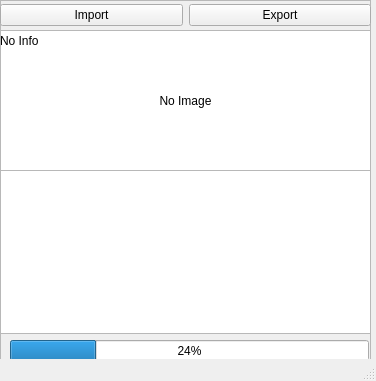
<?xml version="1.0" encoding="UTF-8"?>
<ui version="4.0">
 <class>MainWindow</class>
 <widget class="QMainWindow" name="MainWindow">
  <property name="enabled">
   <bool>true</bool>
  </property>
  <property name="geometry">
   <rect>
    <x>0</x>
    <y>0</y>
    <width>376</width>
    <height>381</height>
   </rect>
  </property>
  <property name="windowTitle">
   <string>MainWindow</string>
  </property>
  <widget class="QWidget" name="centralwidget">
   <widget class="QFrame" name="frame">
    <property name="geometry">
     <rect>
      <x>0</x>
      <y>0</y>
      <width>371</width>
      <height>371</height>
     </rect>
    </property>
    <property name="frameShape">
     <enum>QFrame::StyledPanel</enum>
    </property>
    <property name="frameShadow">
     <enum>QFrame::Raised</enum>
    </property>
    <widget class="QListWidget" name="listWidget">
     <property name="geometry">
      <rect>
       <x>0</x>
       <y>170</y>
       <width>371</width>
       <height>164</height>
      </rect>
     </property>
    </widget>
    <widget class="QProgressBar" name="progressBar">
     <property name="geometry">
      <rect>
       <x>10</x>
       <y>340</y>
       <width>359</width>
       <height>21</height>
      </rect>
     </property>
     <property name="value">
      <number>24</number>
     </property>
    </widget>
    <widget class="QWidget" name="gridLayoutWidget">
     <property name="geometry">
      <rect>
       <x>0</x>
       <y>0</y>
       <width>371</width>
       <height>31</height>
      </rect>
     </property>
     <layout class="QGridLayout" name="gridLayout">
      <item row="0" column="0">
       <widget class="QPushButton" name="Import">
        <property name="text">
         <string>Import</string>
        </property>
       </widget>
      </item>
      <item row="0" column="2">
       <widget class="QPushButton" name="Export">
        <property name="text">
         <string>Export</string>
        </property>
       </widget>
      </item>
     </layout>
    </widget>
    <widget class="QGraphicsView" name="graphicsView">
     <property name="geometry">
      <rect>
       <x>0</x>
       <y>30</y>
       <width>371</width>
       <height>141</height>
      </rect>
     </property>
    </widget>
    <widget class="QLabel" name="label">
     <property name="geometry">
      <rect>
       <x>0</x>
       <y>30</y>
       <width>371</width>
       <height>141</height>
      </rect>
     </property>
     <property name="frameShadow">
      <enum>QFrame::Plain</enum>
     </property>
     <property name="text">
      <string>No Image</string>
     </property>
     <property name="alignment">
      <set>Qt::AlignCenter</set>
     </property>
    </widget>
    <widget class="QLabel" name="infolabel">
     <property name="geometry">
      <rect>
       <x>0</x>
       <y>30</y>
       <width>371</width>
       <height>21</height>
      </rect>
     </property>
     <property name="text">
      <string>No Info</string>
     </property>
    </widget>
   </widget>
  </widget>
  <widget class="QStatusBar" name="statusbar"/>
  <action name="actionOpen">
   <property name="text">
    <string>Open</string>
   </property>
  </action>
  <action name="actionClose">
   <property name="text">
    <string>Save</string>
   </property>
  </action>
  <action name="actionExport">
   <property name="text">
    <string>Close</string>
   </property>
  </action>
  <action name="actionImport">
   <property name="text">
    <string>Import</string>
   </property>
  </action>
  <action name="actionExport_2">
   <property name="text">
    <string>Export</string>
   </property>
  </action>
 </widget>
 <resources/>
 <connections/>
</ui>
